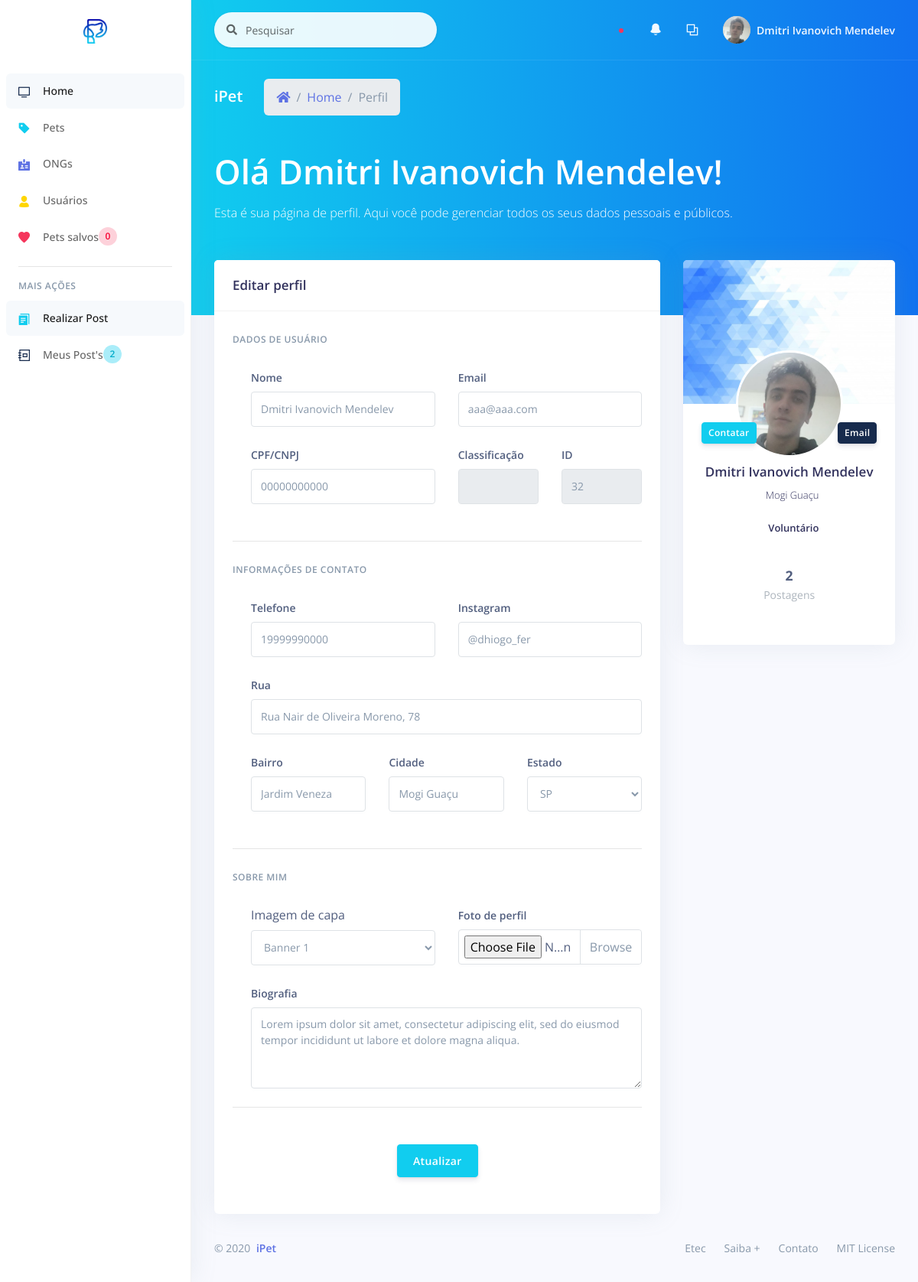
/_site/_user/profile.php (signed in), run on the app's committed database.
### tables this page shows
CREATE TABLE `user` (
  `id_user` int(11) NOT NULL,
  `ranking` int(11) NOT NULL,
  `name` varchar(200) NOT NULL,
  `email` varchar(100) NOT NULL,
  `password` varchar(100) NOT NULL,
  `cpf` varchar(30) NOT NULL,
  `telephone` varchar(30) DEFAULT NULL,
  `instagram` varchar(100) DEFAULT NULL,
  `street` varchar(100) DEFAULT NULL,
  `neighborhood` varchar(100) DEFAULT NULL,
  `city` varchar(100) DEFAULT NULL,
  `uf` varchar(2) DEFAULT NULL,
  `bio` text DEFAULT NULL,
  `image` varchar(200) DEFAULT NULL,
  `banner` varchar(200) DEFAULT NULL,
  `use_terms` int(11) DEFAULT NULL,
  `status` int(11) NOT NULL
);

### _site/_user/profile.php (the view, shortened to what this page needs)
<?php
include_once('../controller/connect.php');
$id = $_SESSION['user_id'];
$sql = "SELECT * FROM user WHERE id_user = '$id'";
$res = mysqli_query($con, $sql);
$array = mysqli_fetch_assoc($res);
do{
  $name = $array['name'];
  $email = $array['email'];
  $cpf = $array['cpf'];
  $telephone = $array['telephone'];
  $instagram = $array['instagram'];
  $street = $array['street'];
  $neighborhood = $array['neighborhood'];
  $city = $array['city'];
  $uf = $array['uf'];
  $bio = $array['bio'];
  $image = $array['image'];
  $banner = $array['banner'];
} while($array = mysqli_fetch_assoc($res));
?>
<!DOCTYPE html>
<html>
<head>
  <?php
    include_once "../assets/components/styles.php";
  ?>
</head>
<body>
  <?php
    include_once "components/sidenav.php";
  ?>
  <div class="main-content" id="panel">
    <?php
      include_once "components/top_nav.php";
    ?>
    <div class="header bg-gradient-info pb-6">
      <div class="container-fluid">
        <div class="header-body">
          <div class="row align-items-center py-4">
            <div class="col-lg-6 col-7">
              <h6 class="h2 text-white d-inline-block mb-0">iPet</h6>
              <nav aria-label="breadcrumb" class="d-none d-md-inline-block ml-md-4">
                <ol class="breadcrumb breadcrumb-links breadcrumb-dark">
                  <li class="breadcrumb-item"><a href="#"><i class="fas fa-home"></i></a></li>
                  <li class="breadcrumb-item"><a href="home.php">Home</a></li>
                  <li class="breadcrumb-item active" aria-current="page">Perfil</li>
                </ol>
              </nav>
            </div>
          </div>
          <div class="row">
            <div class="col">
            <h1 class="display-2 text-white">Olá <?= $_SESSION['name']; ?>!</h1>
            <p class="text-white mt-0 mb-5">Esta é sua página de perfil. Aqui você pode gerenciar todos os seus dados pessoais e públicos.</p>
            </div>
          </div>
        </div>
      </div>
    </div>
    <div class="container-fluid mt--6">
      <div class="row">
        <div class="col-xl-4 order-xl-2">
          <div class="card card-profile">
            <img src="<?= PUBLICO . 'img/theme/' . $banner; ?>" alt="Imagem de perfil" class="card-img-top">
            <div class="row justify-content-center">
              <div class="col-lg-3 order-lg-2">
                <div class="card-profile-image">
                  <a href="#">
                    <img src="<?= PUBLICO . 'img/users/' . $image; ?>" class="rounded-circle">
                  </a>
                </div>
              </div>
            </div>
            <div class="card-header text-center border-0 pt-8 pt-md-4 pb-0 pb-md-4">
              <div class="d-flex justify-content-between">
                <button type="button" data-toggle="modal" class="btn btn-sm btn-info  mr-4" data-target="#modalContatar">Contatar</button>
                <button type="button" data-toggle="modal" class="btn btn-sm btn-default float-right" data-target="#modalEmail">Email</button>
              </div>
            </div>
            <div class="card-body pt-0">
              <div class="text-center">
                <h5 class="h3">
                  <?= $_SESSION['name']; ?>
                </h5>
                <div class="h5 font-weight-300">
                  <i class="ni location_pin mr-2"></i><?= $city; ?>
                </div>
                <div class="h5 mt-4">
                  <?php
                    if($_SESSION['rank'] == 1){
                      echo "Voluntário";
                    } elseif ($_SESSION['rank'] == 2) {
                      echo "ONG";
                    } elseif ($_SESSION['rank'] == 3) {
                      echo "Administrador";
                    } else {
                      echo "Oops, ocorreu um erro...";
                    }
                  ?>
                </div>
              </div>
              <div class="row">
                <div class="col">
                  <div class="card-profile-stats d-flex justify-content-center">
                    <div>
                      <span class="heading"><?= $count_post;?></span>
                      <span class="description">Postagens</span>
                    </div>
                  </div>
                </div>
              </div>
            </div>
          </div>
        </div>
        <div class="col-xl-8 order-xl-1">
          <div class="card">
            <div class="card-header">
              <div class="row align-items-center">
                <div class="col-8">
                  <h3 class="mb-0">Editar perfil </h3>
                </div>
              </div>
            </div>
            <div class="card-body">
              <form role="form" method="POST" action="<?= BASE . '_site/_user/edit/edit_profile.php';?>">
                <h6 class="heading-small text-muted mb-4">Dados de usuário</h6>
                <div class="pl-lg-4">
                  <div class="row">
                    <div class="col-lg-6">
                      <div class="form-group">
                        <label class="form-control-label" for="input-username">Nome</label>
                        <input name="name" type="text" id="input-username" class="form-control" placeholder="Nome" value="<?= $name; ?>">
                      </div>
                    </div>
                    <div class="col-lg-6">
                      <div class="form-group">
                        <label class="form-control-label" for="input-email">Email</label>
                        <input name="email" type="email" id="input-email" class="form-control" placeholder="Email" value="<?= $email; ?>">
                      </div>
                    </div>
                  </div>
                  <div class="row">
                    <div class="col-lg-6">
                      <div class="form-group">
                        <label class="form-control-label" for="input-document">CPF/CNPJ</label>
                        <input name="document" type="text" id="input-document" class="form-control" placeholder="CPF ou CNPJ" value="<?= $cpf; ?>">
                      </div>
                    </div>
                    <div class="col-lg-3">
                      <div class="form-group">
                        <label class="form-control-label" for="input-ranking">Classificação</label>
                        <input name="rank" type="text" id="input-ranking" class="form-control" placeholder="Classificação" value="
                        <?php
                        if($_SESSION['rank'] == 1){
                          echo "Voluntário";
                        } elseif ($_SESSION['rank'] == 2) {
                          echo "ONG";
                        } elseif ($_SESSION['rank'] == 3) {
                          echo "ADM";
                        } else {
                          echo "Oops, ocorreu um erro...";
                        }
                        ?>
                        " disabled="disabled">
                      </div>
                    </div>
                    <div class="col-lg-3">
                      <div class="form-group">
                        <label class="form-control-label" for="input-id">ID</label>
                        <input name="user_id" type="text" id="input-id" class="form-control" placeholder="ID" value="<?= $_SESSION['user_id'];?>" readonly="readonly">
                      </div>
                    </div>
                  </div>
                </div>
                <hr class="my-4" />
                <h6 class="heading-small text-muted mb-4">Informações de contato</h6>
                <div class="pl-lg-4">
                  <div class="row">
                    <div class="col-lg-6">
                      <div class="form-group">
                        <label class="form-control-label" for="input-phone">Telefone</label>
                        <input name="tel" type="text" id="input-phone" class="form-control" placeholder="Telefone" value="<?= $telephone; ?>" data-mask="(00) 0000-0000" data-mask-selectonfocus="true">
                      </div>
                    </div>
                    <div class="col-lg-6">
                      <div class="form-group">
                        <label class="form-control-label" for="input-instagram">Instagram</label>
                        <input name="insta" type="text" id="input-instagram" class="form-control" placeholder="@usuario" value="<?= $instagram; ?>">
                      </div>
                    </div>
                  </div>
                  <div class="row">
                    <div class="col-lg-12">
                      <div class="form-group">
                        <label class="form-control-label" for="input-street">Rua</label>
                        <input name="street" type="text" id="input-street" class="form-control" placeholder="Rua, 00" value="<?= $street; ?>">
                      </div>
                    </div>
                  </div>
                  <div class="row">
                    <div class="col-lg-4">
                      <div class="form-group">
                        <label class="form-control-label" for="input-neighborhood">Bairro</label>
                        <input name="neig" type="text" id="input-neighborhood" class="form-control" placeholder="Bairro" value="<?= $neighborhood; ?>">
                      </div>
                    </div>
                    <div class="col-lg-4">
                      <div class="form-group">
                        <label class="form-control-label" for="input-city">Cidade</label>
                        <input name="city" type="text" id="input-city" class="form-control" placeholder="Cidade" value="<?= $city; ?>">
                      </div>
                    </div>
                    <div class="col-lg-4">
                      <div class="form-group">
                        <label class="form-control-label" for="input-uf">Estado</label>
                        <select name="uf" class="form-control" id="exampleFormControlSelect1">
                          <option value="<?= $uf; ?>" selected><?= $uf;?></option>
                        </select>
                      </div>
                    </div>
                  </div>
                </div>
                <hr class="my-4" />
                <h6 class="heading-small text-muted mb-4">Sobre mim</h6>
                <div class="pl-lg-4">
                  <div class="row">
                    <div class="col-lg-6">
                      <div class="form-group">
                        <label for="exampleFormControlSelect1">Imagem de capa</label>
                        <select name="banner" class="form-control" id="exampleFormControlSelect1">
                          <option value="banner1.jpeg">Banner 1</option>
                        </select>
                      </div>
                    </div>
                    <div class="col-lg-6">
                      <div class="form-group">
                        <label class="form-control-label" for="input-photo">Foto de perfil</label>
                        <div class="custom-file">
                          <input name="pic" type="file" class="custom-file-input" id="customFileLang" lang="pt-br">
                          <label class="custom-file-label" for="customFileLang"></label>
                        </div>
                      </div>
                    </div>
                  </div>
                  <div class="form-group">
                    <label class="form-control-label">Biografia</label>
                    <textarea name="bio" rows="4" class="form-control" placeholder="Breve biografia ..."><?= $bio; ?></textarea>
                  </div>
                </div>
                <hr class="my-4" />
                <div class="text-center">
                  <button type="submit" class="btn btn-info my-4">Atualizar</button>
                </div>
              </form>
            </div>
          </div>
        </div>
      </div>
      <?php
        include_once "../assets/components/footer.php";
      ?>
    </div>
  </div>
</body>
</html>

### data on the page
user: banner (picture), image (picture), city "Mogi Guaçu", name "Dmitri Ivanovich Mendelev", email "aaa@aaa.com", document "00000000000", tel "19999990000", insta "@dhiogo_fer", street "Rua Nair de Oliveira Moreno, 78", neig "Jardim Veneza", uf "SP", bio "Lorem ipsum dolor sit amet, consectetur adipiscing elit, sed do eiusmod tempor incididunt ut labore et dolore magna aliqua."

### other printed values
$count_favorite "0"
$count_post "2"
$_SESSION['name'] "Dmitri Ivanovich Mendelev"
